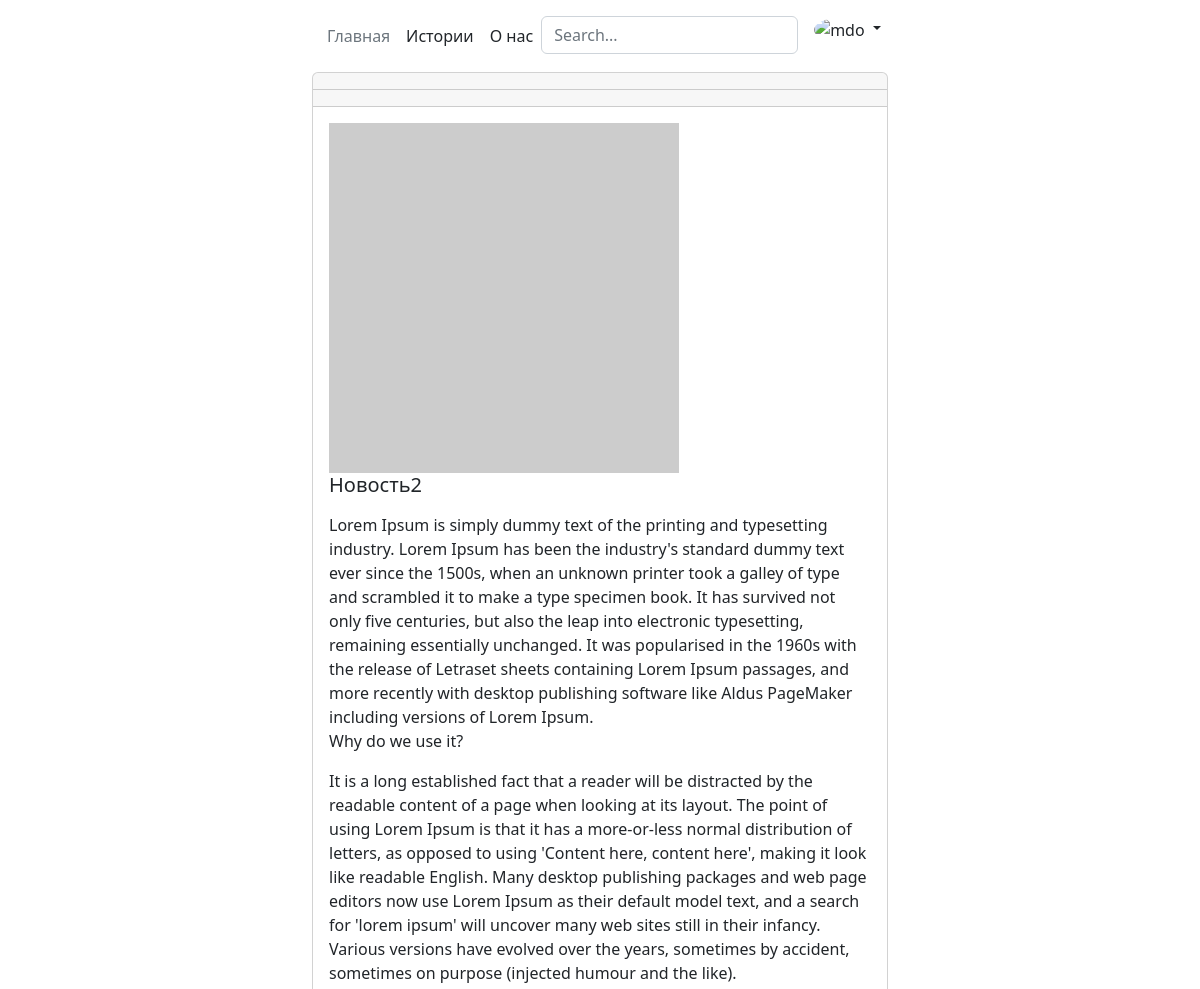
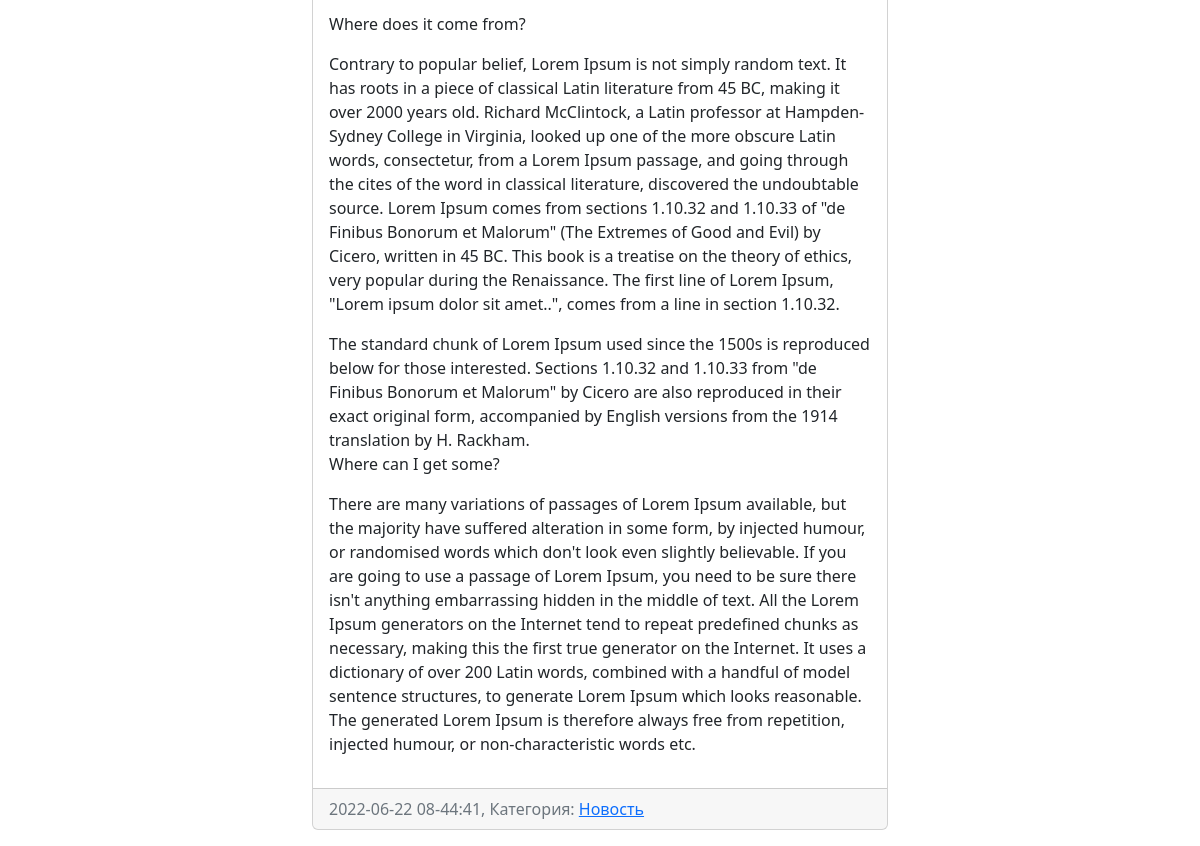
The app's page /post/2/ with its own data (2 pictures, top to bottom).
### posts/models.py (models this page shows, shortened)
class Posts(models.Model):
    title = models.CharField(max_length=150, verbose_name='Заголовок')
    content = models.TextField(blank=True, verbose_name='Текст')
    created_at = models.DateTimeField(auto_now_add=True, verbose_name='Дата публикации')
    updated_at = models.DateTimeField(auto_now=True, verbose_name='Обновлено')
    photo = models.ImageField(upload_to='photos/%Y/%d', verbose_name='Фото', blank=True)
    is_published = models.BooleanField(default=True, verbose_name='Опубликовано')
    category = models.ForeignKey('Category', verbose_name='Наименование категории', on_delete=models.PROTECT, null=True)
    class Meta:
        verbose_name = 'Пост'
        verbose_name_plural = 'Посты'
        ordering = ['-created_at']

class Category(models.Model):
    title = models.CharField(max_length=150, db_index=True, verbose_name='Наименование категории')
    def get_absolute_url(self):
        return reverse('category', kwargs={"category_id": self.pk})
    class Meta:
        verbose_name = 'Категория'
        verbose_name_plural = 'Категории'
        ordering = ['title']

### posts/views.py (the view)
# urls.py: path('post/<int:posts_id>/', view_posts, name='view_posts'),
def view_posts(request,posts_id):
    posts_item = get_object_or_404(Posts, pk=posts_id)
    return render(request, 'posts/view_posts.html', {"posts_item": posts_item})

### posts/templatetags/posts_tags.py (called while the page is built)
@register.inclusion_tag('posts/list_categories.html')
def show_categories():
    categories = Category.objects.all()
    return {"categories": categories}

### posts/templates/posts/view_posts.html (shortened to what this page needs)
{% extends 'base.html' %}
{% block content %}
  <div class="card mb-3">
  <div class="card-header">
  </div>
  <div class="card-header">
  </div>
  <div class="card-body">
    <div class="media">
      {% if posts_item.photo %}
        <img src="{{ item.photo.url }}" alt="" width="350">
      {% else %}
        <img src="https://picsum.photos/200/200" alt="" width="350">
      {% endif %}
      <div class="media-body">
        <h5 class="card-title">{{ posts_item.title }}</h5>
        <p class="card-text">{{ posts_item.content|linebreaks }}</p>
      </div>
    </div>
  </div>
  <div class="card-footer text-muted">
    {{ posts_item.created_at|date:"Y-m-d H-i:s" }},
    Категория: <a href="{{ item.category.get_absolute_url }}">{{ posts_item.category.title }}</a>
  </div>
</div>
{% endblock %}

### records on screen
Posts: title "Новость2", content "Lorem Ipsum is simply dummy text of the printing and typesetting industry. Lorem Ipsum has been the industry's standard dummy text ever since the 1500s, when an unknown printer took a galley of type and scrambled it to make a type specimen book. It has survived not only five centuries, but also the leap into electronic typesetting, remaining essentially unchanged. It was popularised in the 1960s with the release of Letraset sheets containing Lorem Ipsum passages, and more recently with desktop publishing software like Aldus PageMaker including versions of Lorem Ipsum. Why do we use it? It is a long established fact that a reader will be distracted by the readable content of a page when…", created_at "2022-06-22 08-44:41", category "Новость"
